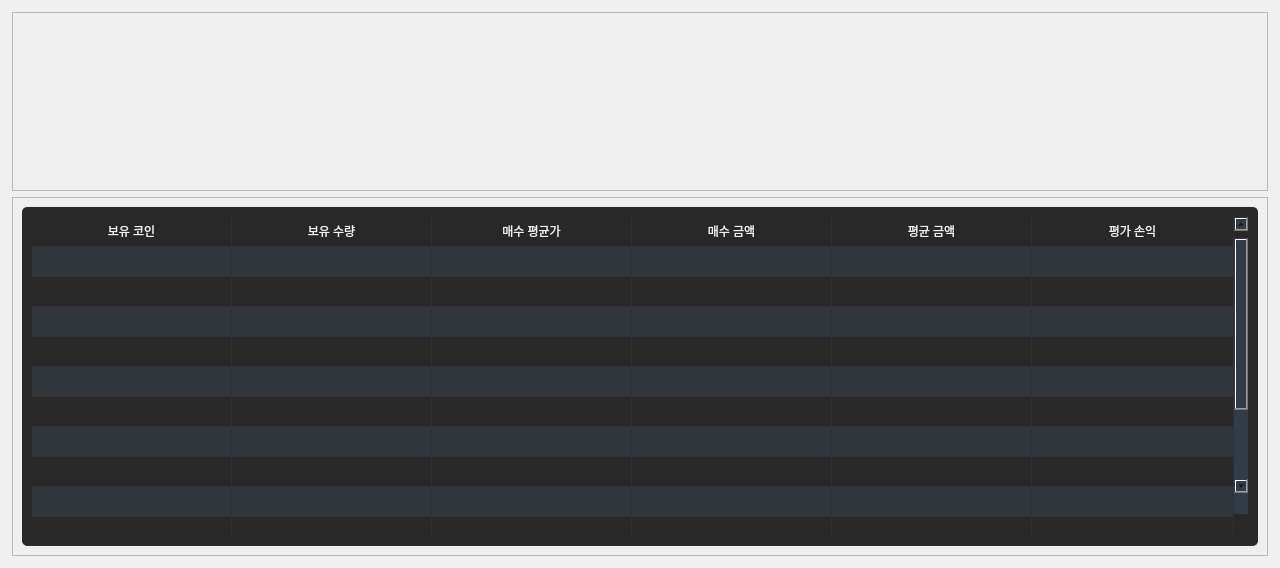
            <widget class="QWidget" name="secondpage">
             <layout class="QVBoxLayout" name="verticalLayout_12" stretch="2,4">
              <property name="leftMargin">
               <number>12</number>
              </property>
              <property name="topMargin">
               <number>12</number>
              </property>
              <property name="rightMargin">
               <number>12</number>
              </property>
              <property name="bottomMargin">
               <number>12</number>
              </property>
              <item>
               <widget class="QFrame" name="frame_4">
                <property name="frameShape">
                 <enum>QFrame::StyledPanel</enum>
                </property>
                <property name="frameShadow">
                 <enum>QFrame::Raised</enum>
                </property>
                <layout class="QVBoxLayout" name="verticalLayout_13">
                 <property name="spacing">
                  <number>0</number>
                 </property>
                 <property name="leftMargin">
                  <number>0</number>
                 </property>
                 <property name="topMargin">
                  <number>0</number>
                 </property>
                 <property name="rightMargin">
                  <number>0</number>
                 </property>
                 <property name="bottomMargin">
                  <number>0</number>
                 </property>
                 <item>
                  <widget class="QWidget" name="userinfo_widget" native="true">
                   <widget class="QLabel" name="label_2">
                    <property name="geometry">
                     <rect>
                      <x>150</x>
                      <y>180</y>
                      <width>60</width>
                      <height>16</height>
                     </rect>
                    </property>
                    <property name="text">
                     <string>2</string>
                    </property>
                   </widget>
                  </widget>
                 </item>
                </layout>
               </widget>
              </item>
              <item>
               <widget class="QFrame" name="frame_5">
                <property name="frameShape">
                 <enum>QFrame::StyledPanel</enum>
                </property>
                <property name="frameShadow">
                 <enum>QFrame::Raised</enum>
                </property>
                <layout class="QVBoxLayout" name="verticalLayout">
                 <item>
                  <widget class="QTableWidget" name="tableWidget_2">
                   <property name="sizePolicy">
                    <sizepolicy hsizetype="Expanding" vsizetype="Expanding">
                     <horstretch>0</horstretch>
                     <verstretch>0</verstretch>
                    </sizepolicy>
                   </property>
                   <property name="palette">
                    <palette>
                     <active>
                      <colorrole role="WindowText">
                       <brush brushstyle="SolidPattern">
                        <color alpha="255">
                         <red>239</red>
                         <green>240</green>
                         <blue>241</blue>
                        </color>
                       </brush>
                      </colorrole>
                      <colorrole role="Button">
                       <brush brushstyle="SolidPattern">
                        <color alpha="255">
                         <red>40</red>
                         <green>40</green>
                         <blue>40</blue>
                        </color>
                       </brush>
                      </colorrole>
                      <colorrole role="Text">
                       <brush brushstyle="SolidPattern">
                        <color alpha="255">
                         <red>239</red>
                         <green>240</green>
                         <blue>241</blue>
                        </color>
                       </brush>
                      </colorrole>
                      <colorrole role="ButtonText">
                       <brush brushstyle="SolidPattern">
                        <color alpha="255">
                         <red>239</red>
                         <green>240</green>
                         <blue>241</blue>
                        </color>
                       </brush>
                      </colorrole>
                      <colorrole role="Base">
                       <brush brushstyle="SolidPattern">
                        <color alpha="255">
                         <red>40</red>
                         <green>40</green>
                         <blue>40</blue>
                        </color>
                       </brush>
                      </colorrole>
                      <colorrole role="Window">
                       <brush brushstyle="SolidPattern">
                        <color alpha="255">
                         <red>40</red>
                         <green>40</green>
                         <blue>40</blue>
                        </color>
                       </brush>
                      </colorrole>
                      <colorrole role="Highlight">
                       <brush brushstyle="SolidPattern">
                        <color alpha="255">
                         <red>61</red>
                         <green>174</green>
                         <blue>233</blue>
                        </color>
                       </brush>
                      </colorrole>
                      <colorrole role="HighlightedText">
                       <brush brushstyle="SolidPattern">
                        <color alpha="255">
                         <red>239</red>
                         <green>240</green>
                         <blue>241</blue>
                        </color>
                       </brush>
                      </colorrole>
                      <colorrole role="AlternateBase">
                       <brush brushstyle="SolidPattern">
                        <color alpha="255">
                         <red>49</red>
                         <green>54</green>
                         <blue>59</blue>
                        </color>
                       </brush>
                      </colorrole>
                     </active>
                     <inactive>
                      <colorrole role="WindowText">
                       <brush brushstyle="SolidPattern">
                        <color alpha="255">
                         <red>239</red>
                         <green>240</green>
                         <blue>241</blue>
                        </color>
                       </brush>
                      </colorrole>
                      <colorrole role="Button">
                       <brush brushstyle="SolidPattern">
                        <color alpha="255">
                         <red>40</red>
                         <green>40</green>
                         <blue>40</blue>
                        </color>
                       </brush>
                      </colorrole>
                      <colorrole role="Text">
                       <brush brushstyle="SolidPattern">
                        <color alpha="255">
                         <red>239</red>
                         <green>240</green>
                         <blue>241</blue>
                        </color>
                       </brush>
                      </colorrole>
                      <colorrole role="ButtonText">
                       <brush brushstyle="SolidPattern">
                        <color alpha="255">
                         <red>239</red>
                         <green>240</green>
                         <blue>241</blue>
                        </color>
                       </brush>
                      </colorrole>
                      <colorrole role="Base">
                       <brush brushstyle="SolidPattern">
                        <color alpha="255">
                         <red>40</red>
                         <green>40</green>
                         <blue>40</blue>
                        </color>
                       </brush>
                      </colorrole>
                      <colorrole role="Window">
                       <brush brushstyle="SolidPattern">
                        <color alpha="255">
                         <red>40</red>
                         <green>40</green>
                         <blue>40</blue>
                        </color>
                       </brush>
                      </colorrole>
                      <colorrole role="Highlight">
                       <brush brushstyle="SolidPattern">
                        <color alpha="255">
                         <red>61</red>
                         <green>174</green>
                         <blue>233</blue>
                        </color>
                       </brush>
                      </colorrole>
                      <colorrole role="HighlightedText">
                       <brush brushstyle="SolidPattern">
                        <color alpha="255">
                         <red>239</red>
                         <green>240</green>
                         <blue>241</blue>
                        </color>
                       </brush>
                      </colorrole>
                      <colorrole role="AlternateBase">
                       <brush brushstyle="SolidPattern">
                        <color alpha="255">
                         <red>49</red>
                         <green>54</green>
                         <blue>59</blue>
                        </color>
                       </brush>
                      </colorrole>
                     </inactive>
                     <disabled>
                      <colorrole role="WindowText">
                       <brush brushstyle="SolidPattern">
                        <color alpha="255">
                         <red>69</red>
                         <green>69</green>
                         <blue>69</blue>
                        </color>
                       </brush>
                      </colorrole>
                      <colorrole role="Button">
                       <brush brushstyle="SolidPattern">
                        <color alpha="255">
                         <red>40</red>
                         <green>40</green>
                         <blue>40</blue>
                        </color>
                       </brush>
                      </colorrole>
                      <colorrole role="Text">
                       <brush brushstyle="SolidPattern">
                        <color alpha="255">
                         <red>69</red>
                         <green>69</green>
                         <blue>69</blue>
                        </color>
                       </brush>
                      </colorrole>
                      <colorrole role="ButtonText">
                       <brush brushstyle="SolidPattern">
                        <color alpha="255">
                         <red>69</red>
                         <green>69</green>
                         <blue>69</blue>
                        </color>
                       </brush>
                      </colorrole>
                      <colorrole role="Base">
                       <brush brushstyle="SolidPattern">
                        <color alpha="255">
                         <red>40</red>
                         <green>40</green>
                         <blue>40</blue>
                        </color>
                       </brush>
                      </colorrole>
                      <colorrole role="Window">
                       <brush brushstyle="SolidPattern">
                        <color alpha="255">
                         <red>40</red>
                         <green>40</green>
                         <blue>40</blue>
                        </color>
                       </brush>
                      </colorrole>
                      <colorrole role="Highlight">
                       <brush brushstyle="SolidPattern">
                        <color alpha="255">
                         <red>61</red>
                         <green>174</green>
                         <blue>233</blue>
                        </color>
                       </brush>
                      </colorrole>
                      <colorrole role="HighlightedText">
                       <brush brushstyle="SolidPattern">
                        <color alpha="255">
                         <red>239</red>
                         <green>240</green>
                         <blue>241</blue>
                        </color>
                       </brush>
                      </colorrole>
                      <colorrole role="AlternateBase">
                       <brush brushstyle="SolidPattern">
                        <color alpha="255">
                         <red>49</red>
                         <green>54</green>
                         <blue>59</blue>
                        </color>
                       </brush>
                      </colorrole>
                     </disabled>
                    </palette>
                   </property>
                   <property name="styleSheet">
                    <string notr="true">QTableWidget {	
	/*background-color: rgb(39, 44, 54);*/
	background-color: rgb(40,40,40);
	padding: 10px;
	border-radius: 5px;
	gridline-color: rgb(44, 49, 60);
	border-bottom: 1px solid rgb(44, 49, 60);
}
QTableWidget::item{
	border-color: rgb(44, 49, 60);
	padding-left: 5px;
	padding-right: 5px;
	gridline-color: rgb(44, 49, 60);
}
QTableWidget::item:selected{
	background-color: rgb(85, 170, 255);
}
QScrollBar:horizontal {
    border: none;
    background: rgb(52, 59, 72);
    height: 14px;
    margin: 0px 21px 0 21px;
	border-radius: 0px;
}
 QScrollBar:vertical {
	border: none;
    background: rgb(52, 59, 72);
    width: 14px;
    margin: 21px 0 21px 0;
	border-radius: 0px;
 }
QHeaderView::section{
	Background-color: rgb(39, 44, 54);
	max-width: 30px;
	border: 1px solid rgb(44, 49, 60);
	border-style: none;
    border-bottom: 1px solid rgb(44, 49, 60);
    border-right: 1px solid rgb(44, 49, 60);
}
QTableWidget::horizontalHeader {	
	background-color: rgb(81, 255, 0);
}
QHeaderView::section:horizontal
{
    border: 1px solid rgb(32, 34, 42);
	background-color: rgb(27, 29, 35);
	padding: 3px;
	border-top-left-radius: 7px;
    border-top-right-radius: 7px;
}
QHeaderView::section:vertical
{
    border: 1px solid rgb(44, 49, 60);
}
</string>
                   </property>
                   <property name="frameShape">
                    <enum>QFrame::NoFrame</enum>
                   </property>
                   <property name="verticalScrollBarPolicy">
                    <enum>Qt::ScrollBarAlwaysOn</enum>
                   </property>
                   <property name="sizeAdjustPolicy">
                    <enum>QAbstractScrollArea::AdjustToContents</enum>
                   </property>
                   <property name="editTriggers">
                    <set>QAbstractItemView::NoEditTriggers</set>
                   </property>
                   <property name="alternatingRowColors">
                    <bool>true</bool>
                   </property>
                   <property name="selectionMode">
                    <enum>QAbstractItemView::SingleSelection</enum>
                   </property>
                   <property name="selectionBehavior">
                    <enum>QAbstractItemView::SelectRows</enum>
                   </property>
                   <property name="showGrid">
                    <bool>true</bool>
                   </property>
                   <property name="gridStyle">
                    <enum>Qt::SolidLine</enum>
                   </property>
                   <property name="sortingEnabled">
                    <bool>false</bool>
                   </property>
                   <attribute name="horizontalHeaderVisible">
                    <bool>false</bool>
                   </attribute>
                   <attribute name="horizontalHeaderCascadingSectionResizes">
                    <bool>true</bool>
                   </attribute>
                   <attribute name="horizontalHeaderDefaultSectionSize">
                    <number>200</number>
                   </attribute>
                   <attribute name="horizontalHeaderStretchLastSection">
                    <bool>true</bool>
                   </attribute>
                   <attribute name="verticalHeaderVisible">
                    <bool>false</bool>
                   </attribute>
                   <attribute name="verticalHeaderCascadingSectionResizes">
                    <bool>false</bool>
                   </attribute>
                   <attribute name="verticalHeaderHighlightSections">
                    <bool>false</bool>
                   </attribute>
                   <attribute name="verticalHeaderStretchLastSection">
                    <bool>true</bool>
                   </attribute>
                   <row>
                    <property name="text">
                     <string>New Row</string>
                    </property>
                    <property name="font">
                     <font>
                      <family>Segoe UI</family>
                     </font>
                    </property>
                   </row>
                   <row>
                    <property name="text">
                     <string>New Row</string>
                    </property>
                   </row>
                   <row>
                    <property name="text">
                     <string>New Row</string>
                    </property>
                   </row>
                   <row>
                    <property name="text">
                     <string>New Row</string>
                    </property>
                   </row>
                   <row>
                    <property name="text">
                     <string>New Row</string>
                    </property>
                   </row>
                   <row>
                    <property name="text">
                     <string>New Row</string>
                    </property>
                   </row>
                   <row>
                    <property name="text">
                     <string>New Row</string>
                    </property>
                   </row>
                   <row>
                    <property name="text">
                     <string>New Row</string>
                    </property>
                   </row>
                   <row>
                    <property name="text">
                     <string>New Row</string>
                    </property>
                   </row>
                   <row>
                    <property name="text">
                     <string>New Row</string>
                    </property>
                   </row>
                   <row>
                    <property name="text">
                     <string>New Row</string>
                    </property>
                   </row>
                   <row>
                    <property name="text">
                     <string>New Row</string>
                    </property>
                   </row>
                   <row>
                    <property name="text">
                     <string>New Row</string>
                    </property>
                   </row>
                   <row>
                    <property name="text">
                     <string>New Row</string>
                    </property>
                   </row>
                   <row>
                    <property name="text">
                     <string>New Row</string>
                    </property>
                   </row>
                   <row>
                    <property name="text">
                     <string>New Row</string>
                    </property>
                   </row>
                   <column>
                    <property name="text">
                     <string>0</string>
                    </property>
                   </column>
                   <column>
                    <property name="text">
                     <string>1</string>
                    </property>
                   </column>
                   <column>
                    <property name="text">
                     <string>2</string>
                    </property>
                    <property name="textAlignment">
                     <set>AlignLeading|AlignVCenter</set>
                    </property>
                   </column>
                   <column>
                    <property name="text">
                     <string>3</string>
                    </property>
                   </column>
                   <column>
                    <property name="text">
                     <string>4</string>
                    </property>
                   </column>
                   <column>
                    <property name="text">
                     <string>5</string>
                    </property>
                   </column>
                   <item row="0" column="0">
                    <property name="text">
                     <string>보유 코인</string>
                    </property>
                    <property name="textAlignment">
                     <set>AlignCenter</set>
                    </property>
                   </item>
                   <item row="0" column="1">
                    <property name="text">
                     <string>보유 수량</string>
                    </property>
                    <property name="textAlignment">
                     <set>AlignCenter</set>
                    </property>
                   </item>
                   <item row="0" column="2">
                    <property name="text">
                     <string>매수 평균가</string>
                    </property>
                    <property name="textAlignment">
                     <set>AlignCenter</set>
                    </property>
                   </item>
                   <item row="0" column="3">
                    <property name="text">
                     <string>매수 금액</string>
                    </property>
                    <property name="textAlignment">
                     <set>AlignCenter</set>
                    </property>
                   </item>
                   <item row="0" column="4">
                    <property name="text">
                     <string>평균 금액</string>
                    </property>
                    <property name="textAlignment">
                     <set>AlignCenter</set>
                    </property>
                   </item>
                   <item row="0" column="5">
                    <property name="text">
                     <string>평가 손익</string>
                    </property>
                    <property name="textAlignment">
                     <set>AlignCenter</set>
                    </property>
                   </item>
                  </widget>
                 </item>
                </layout>
               </widget>
              </item>
             </layout>
            </widget>
